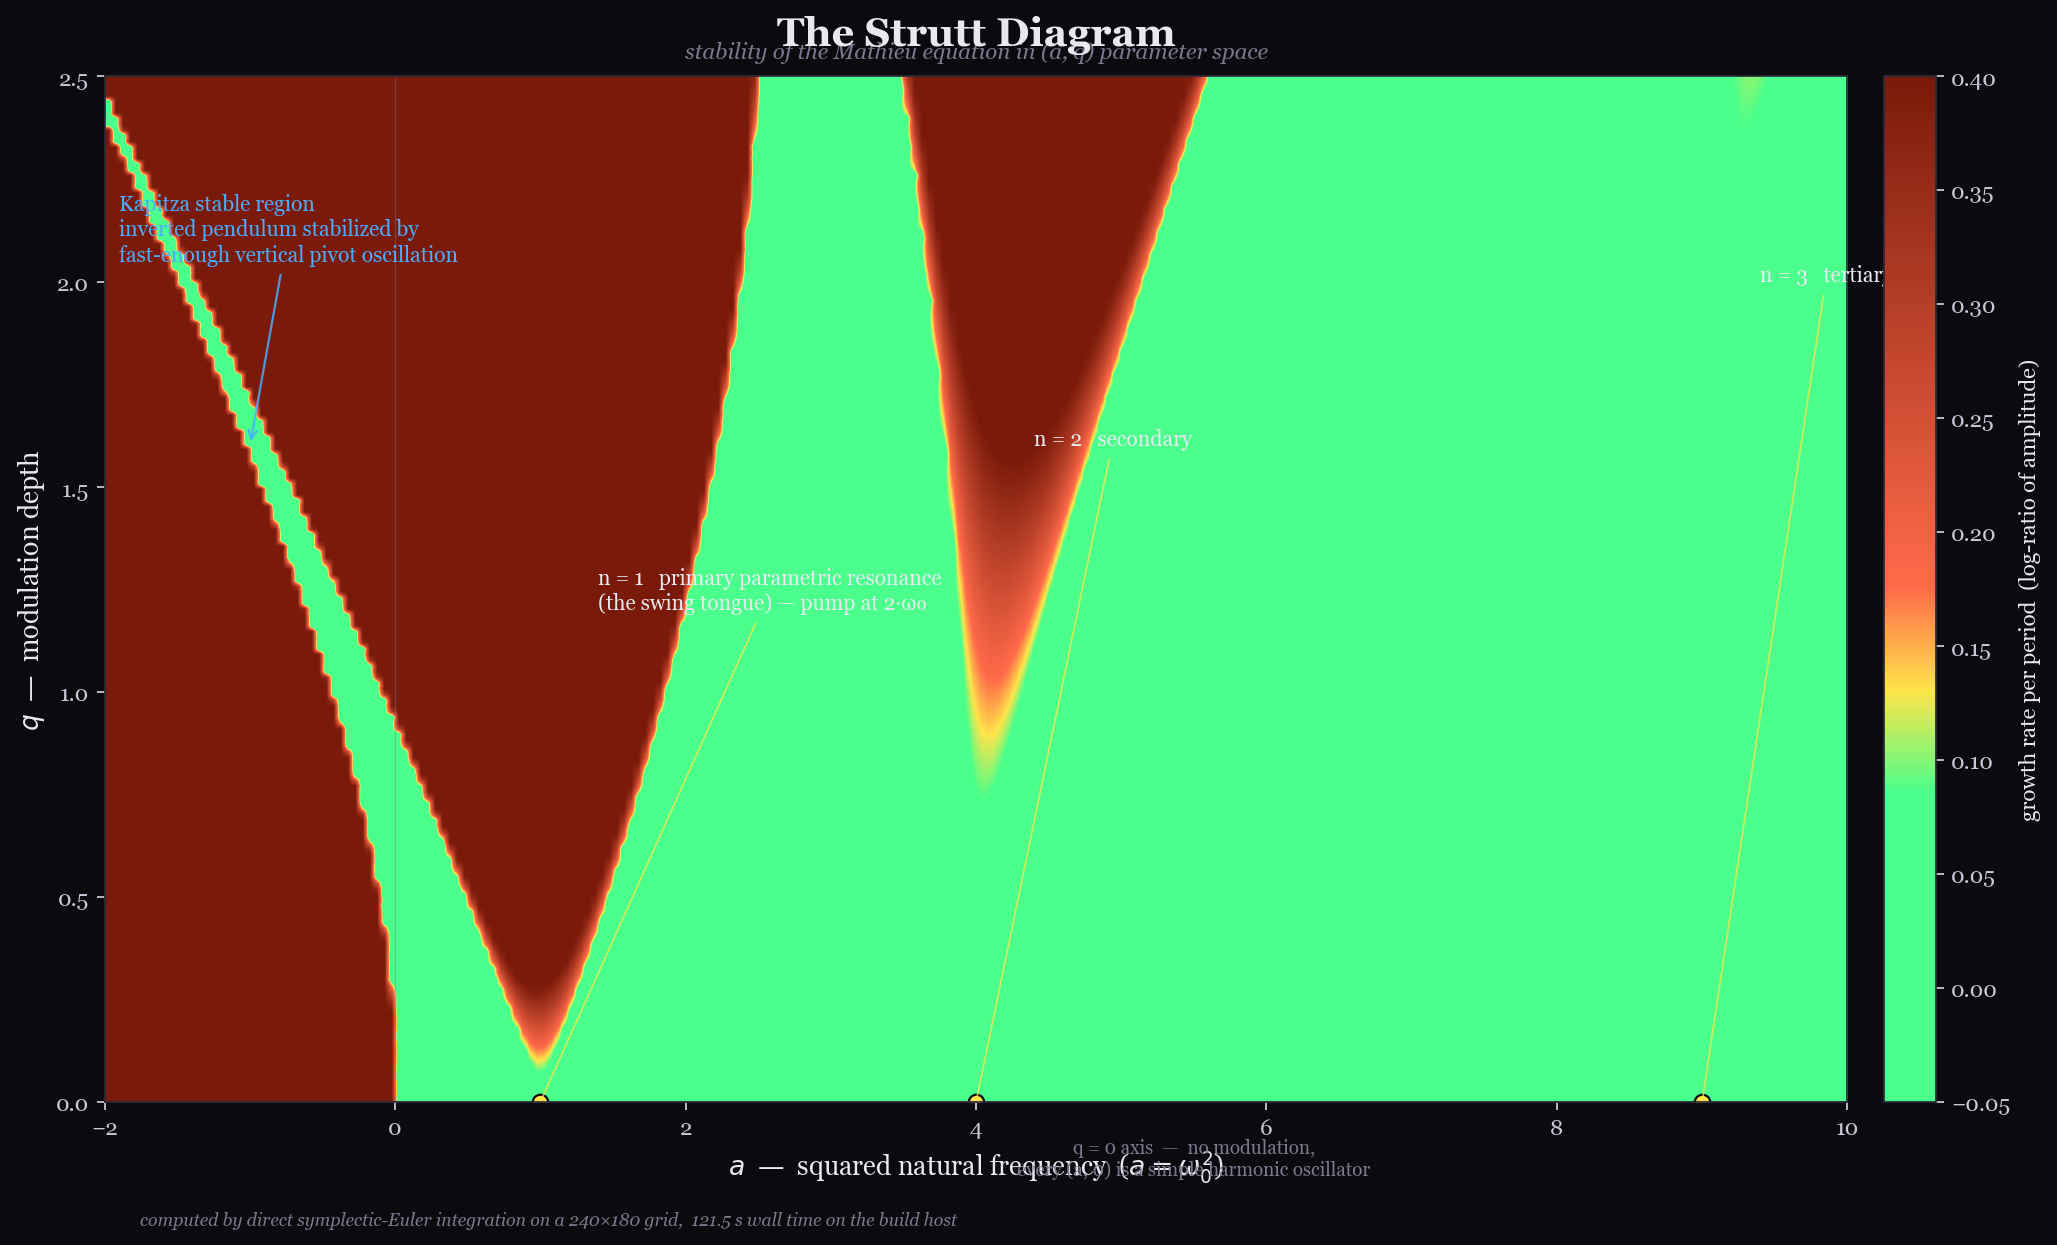

Reproduce this figure in Python.
"""
05_strutt_diagram.py — generate static/05_strutt_diagram.png.

Teaching purpose: the canonical Strutt diagram (sometimes Ince–Strutt
diagram). For each (a, q) point in parameter space, integrate the
Mathieu equation forward many periods and decide: does the amplitude
grow, or stay bounded? Color the plane accordingly. The result is the
"tongue" structure rooted at a = 1, 4, 9, ..., n^2 on the q = 0 axis.

The first tongue (rooted at a=1) is the primary parametric resonance
— the swing tongue. The Kapitza stable region (a < 0 stabilized by
sufficient q) appears in the negative-a half-plane; we extend the plot
that direction far enough to show it.

Implementation: direct numerical integration on a 240x180 grid. For
each grid point we run 30 modulation periods of symplectic Euler from
(x, v) = (1, 0) and compare final-period peak amplitude to first-period
peak amplitude. The log-ratio per period is a stand-in for the largest
Floquet exponent's real part — positive means unstable, near-zero means
bounded.

Compute time on a typical laptop: ~30–60 seconds. Reported at the
end of the run.
"""

import sys, os, time
sys.path.insert(0, os.path.join(os.path.dirname(__file__), "..", "python"))

import numpy as np
import matplotlib.pyplot as plt
from matplotlib.colors import LinearSegmentedColormap
from matplotlib.patches import FancyArrowPatch
from mathieu_core import PALETTE, apply_dark_style, strutt_grid


def main(out_png):
    apply_dark_style(plt)

    print("Computing Strutt diagram on a 240x180 grid...")
    t0 = time.time()
    a_vals, q_vals, grid = strutt_grid(
        a_range=(-2.0, 10.0),
        q_range=(0.0, 2.5),
        a_steps=240, q_steps=180,
        n_periods=25, steps_per_period=160,
    )
    elapsed = time.time() - t0
    print(f"compute time: {elapsed:.1f} s")

    # The grid holds log-ratio per period. Clip extreme values so the
    # color scale stays readable, then map: negative/zero -> stable
    # (green), positive -> unstable (orange-red), border -> marginal.
    g = np.clip(grid, -0.05, 0.4)

    cmap = LinearSegmentedColormap.from_list(
        "strutt", [
            (0.00, PALETTE["stable"]),
            (0.30, PALETTE["stable"]),
            (0.40, PALETTE["marginal"]),
            (0.50, PALETTE["unstable"]),
            (1.00, "#7a1a0a"),
        ])

    fig, ax = plt.subplots(figsize=(13, 8.5), dpi=160)
    im = ax.imshow(g, origin='lower',
                   extent=[a_vals[0], a_vals[-1], q_vals[0], q_vals[-1]],
                   aspect='auto', cmap=cmap, vmin=-0.05, vmax=0.4,
                   interpolation='bilinear')

    cbar = fig.colorbar(im, ax=ax, fraction=0.04, pad=0.02)
    cbar.set_label("growth rate per period  (log-ratio of amplitude)",
                   color=PALETTE["text_bright"], fontsize=10)
    cbar.ax.yaxis.set_tick_params(color=PALETTE["text"])
    plt.setp(plt.getp(cbar.ax.axes, 'yticklabels'), color=PALETTE["text"])

    ax.set_xlabel(r"$a$  —  squared natural frequency  ($a = \omega_0^2$)",
                  fontsize=12)
    ax.set_ylabel(r"$q$  —  modulation depth", fontsize=12)
    ax.set_title("The Strutt Diagram",
                 fontsize=18, fontweight='bold', pad=14)
    ax.text(0.5, 1.013,
            "stability of the Mathieu equation in (a, q) parameter space",
            transform=ax.transAxes, ha='center', va='bottom',
            color=PALETTE["text_dim"], fontsize=10, style='italic')

    ax.axhline(0, color=PALETTE["text_dim"], lw=0.8, alpha=0.6)
    ax.axvline(0, color=PALETTE["text_dim"], lw=0.6, alpha=0.4)

    # Tongue annotations. Each tongue is rooted at a = n^2 on q = 0.
    tongue_labels = [
        (1,  "n = 1   primary parametric resonance\n"
             "(the swing tongue) — pump at 2·ω₀"),
        (4,  "n = 2   secondary"),
        (9,  "n = 3   tertiary"),
    ]
    for n_root, txt in tongue_labels:
        ax.plot(n_root, 0, marker='o', ms=7, mfc=PALETTE["marginal"],
                mec=PALETTE["bg"])
        ax.annotate(txt, xy=(n_root, 0), xytext=(n_root + 0.4, 1.2 + 0.4*(n_root//4)),
                    color=PALETTE["text_bright"], fontsize=9.5,
                    arrowprops=dict(arrowstyle='-', color=PALETTE["marginal"],
                                    lw=0.8, alpha=0.7))

    # Kapitza stable annotation.
    ax.annotate("Kapitza stable region\n"
                "inverted pendulum stabilized by\n"
                "fast-enough vertical pivot oscillation",
                xy=(-1.0, 1.6), xytext=(-1.9, 2.05),
                color=PALETTE["multiplier"], fontsize=9.5,
                arrowprops=dict(arrowstyle='->', color=PALETTE["multiplier"],
                                lw=1.0, alpha=0.85))

    # q = 0 axis annotation.
    ax.annotate("q = 0 axis  —  no modulation,\n"
                "every (a, 0) is a simple harmonic oscillator",
                xy=(6.5, 0.0), xytext=(5.5, -0.18),
                color=PALETTE["text_dim"], fontsize=8.5,
                ha='center', annotation_clip=False)

    # Sub-caption.
    ax.text(0.02, -0.12,
            f"computed by direct symplectic-Euler integration on a "
            f"{len(a_vals)}×{len(q_vals)} grid,  "
            f"{elapsed:.1f} s wall time on the build host",
            transform=ax.transAxes, ha='left',
            color=PALETTE["text_dim"], fontsize=8, style='italic')

    fig.tight_layout(rect=[0, 0.03, 1, 0.96])
    fig.savefig(out_png, dpi=160, bbox_inches='tight',
                facecolor=PALETTE["bg"])
    print(f"wrote {out_png}")


if __name__ == "__main__":
    out = os.path.join(os.path.dirname(__file__), "05_strutt_diagram.png")
    main(out)
